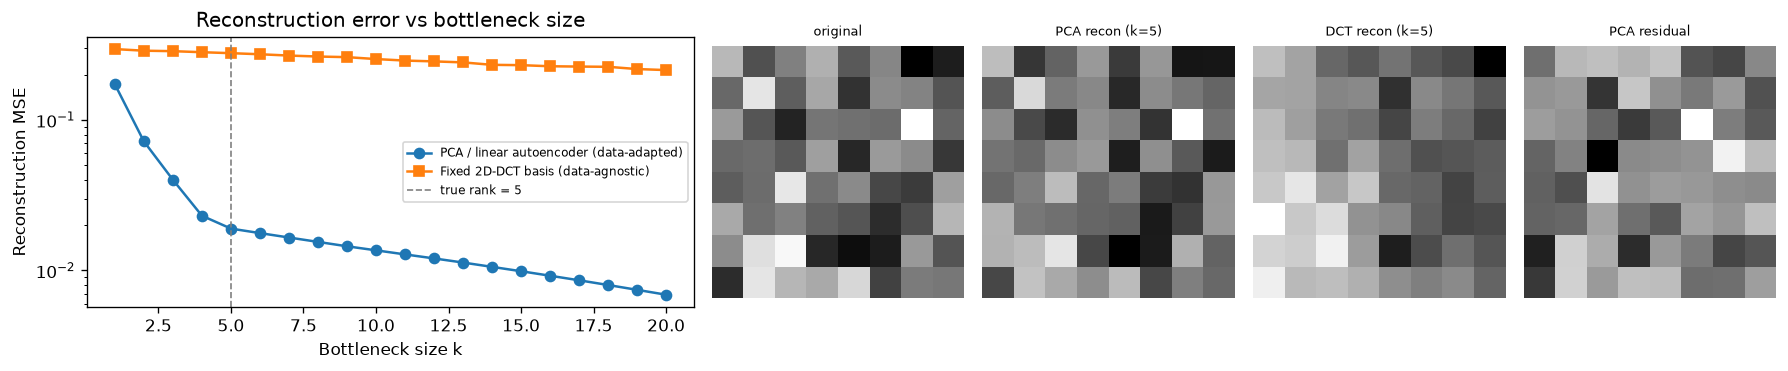

This figure's Python source:
"""
Day 78 — Autoencoders.
Left panel: reconstruction MSE vs bottleneck size k, PCA/linear-autoencoder
(data-adapted basis) vs a fixed 2D-DCT basis (generic, data-agnostic),
on synthetic 8x8 patches whose true structure lives in 5 random directions
(not aligned with low frequencies) -> the data-adapted basis wins early.
Right panel: one example patch reconstructed by both bases at k=5.
"""
import numpy as np
import matplotlib.pyplot as plt

np.random.seed(42)

# ---------- Synthetic 8x8 "image" patches with a true rank-5 subspace ----------
P = 8                     # patch side
D = P * P                 # 64-dim flattened patch
n_samples = 60
true_rank = 5

# random orthonormal basis for the TRUE underlying subspace (not frequency-aligned)
raw = np.random.randn(D, true_rank)
U_true, _ = np.linalg.qr(raw)          # D x true_rank, orthonormal columns
U_true = U_true.T                      # true_rank x D

latent_std = np.array([3.2, 2.4, 1.6, 1.0, 0.5])   # decaying eigenvalue-like spectrum
Z = np.random.randn(n_samples, true_rank) * latent_std
X = Z @ U_true + 0.15 * np.random.randn(n_samples, D)   # n_samples x D

mean = X.mean(axis=0)
Xc = X - mean

# ---------- PCA / optimal linear autoencoder basis (Eckart-Young) ----------
_, _, Vt = np.linalg.svd(Xc, full_matrices=False)   # rows of Vt: principal directions, variance-sorted

# ---------- Fixed 2D-DCT-II orthonormal basis, ordered low-frequency first ----------
def dct_1d_basis(n):
    k = np.arange(n).reshape(-1, 1)
    x = np.arange(n).reshape(1, -1)
    basis = np.cos(np.pi / n * (x + 0.5) * k)      # n x n, row k = k-th DCT frequency
    basis[0] *= np.sqrt(1.0 / n)
    basis[1:] *= np.sqrt(2.0 / n)
    return basis                                    # orthonormal rows

phi = dct_1d_basis(P)                               # P x P
dct_basis = np.zeros((D, D))
freqs = np.zeros(D, dtype=int)
idx = 0
for u in range(P):
    for v in range(P):
        dct_basis[idx] = np.outer(phi[u], phi[v]).ravel()   # 2D basis vector, flattened
        freqs[idx] = u + v                                   # total frequency, for zigzag ordering
        idx += 1
order = np.argsort(freqs, kind="stable")
dct_basis = dct_basis[order]                        # D x D, low-frequency rows first

# ---------- Reconstruction MSE vs bottleneck size k ----------
ks = np.arange(1, 21)
mse_pca, mse_dct = [], []
for k in ks:
    Bp = Vt[:k]                                      # k x D, orthonormal
    Xp = (Xc @ Bp.T) @ Bp
    mse_pca.append(np.mean((Xc - Xp) ** 2))

    Bd = dct_basis[:k]
    Xd = (Xc @ Bd.T) @ Bd
    mse_dct.append(np.mean((Xc - Xd) ** 2))

# ---------- Example patch reconstruction at k=5 ----------
k_show = 5
example = Xc[0]
rec_pca = mean + (example @ Vt[:k_show].T) @ Vt[:k_show]
rec_dct = mean + (example @ dct_basis[:k_show].T) @ dct_basis[:k_show]
orig = X[0]

# ---------- Plot ----------
fig, axes = plt.subplots(1, 5, figsize=(15, 3.2),
                          gridspec_kw={"width_ratios": [2.4, 1, 1, 1, 1]})

axes[0].plot(ks, mse_pca, "o-", label="PCA / linear autoencoder (data-adapted)")
axes[0].plot(ks, mse_dct, "s-", label="Fixed 2D-DCT basis (data-agnostic)")
axes[0].axvline(true_rank, color="gray", ls="--", lw=1, label=f"true rank = {true_rank}")
axes[0].set_xlabel("Bottleneck size k")
axes[0].set_ylabel("Reconstruction MSE")
axes[0].set_yscale("log")
axes[0].set_title("Reconstruction error vs bottleneck size")
axes[0].legend(fontsize=7)

for ax, img, title in zip(
    axes[1:],
    [orig, rec_pca, rec_dct, orig - rec_pca],
    [f"original", f"PCA recon (k={k_show})", f"DCT recon (k={k_show})", "PCA residual"],
):
    im = ax.imshow(img.reshape(P, P), cmap="gray")
    ax.set_title(title, fontsize=8)
    ax.axis("off")

plt.tight_layout()
plt.savefig("graph_DAY_78.png", dpi=120, bbox_inches="tight")
